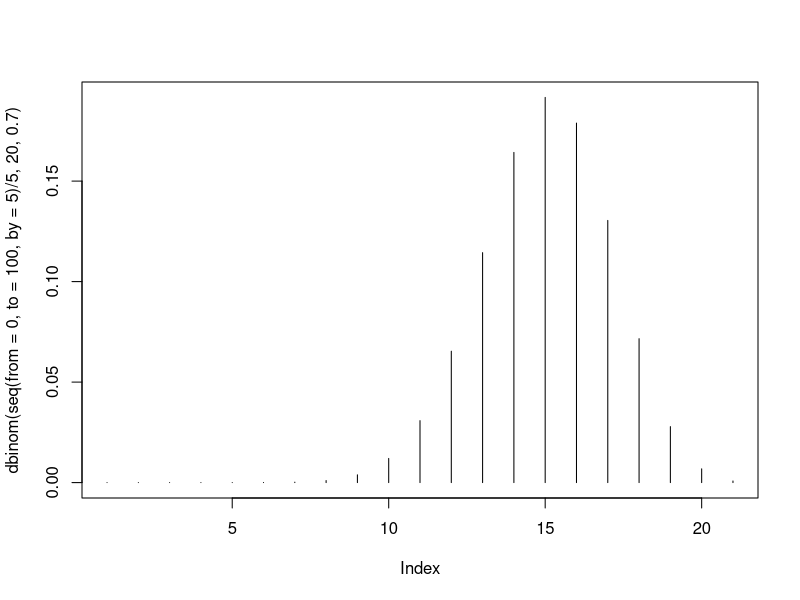

Reproduce this figure in R.
bucket <- c(rep("W", 5), rep("B", 15))

bucket
length(bucket)

sim <- sample(bucket, replace = TRUE, size = 1000)

sum(sim == "W")/length(sim)


sim <- sample(bucket, replace = TRUE, size = 10000)

sum(sim == "W")/length(sim)


#Kahneman and pilot instructors

# Random sequence of performances from a binomial distribution.

plot(dbinom(seq(from = 0, to = 100, by = 5)/5, 20, 0.7), type = "h")

performance <- rbinom(50, 20, 0.7) * 5

p1 <- as.character(performance)
p1[performance > 80] <- "Excellent"
